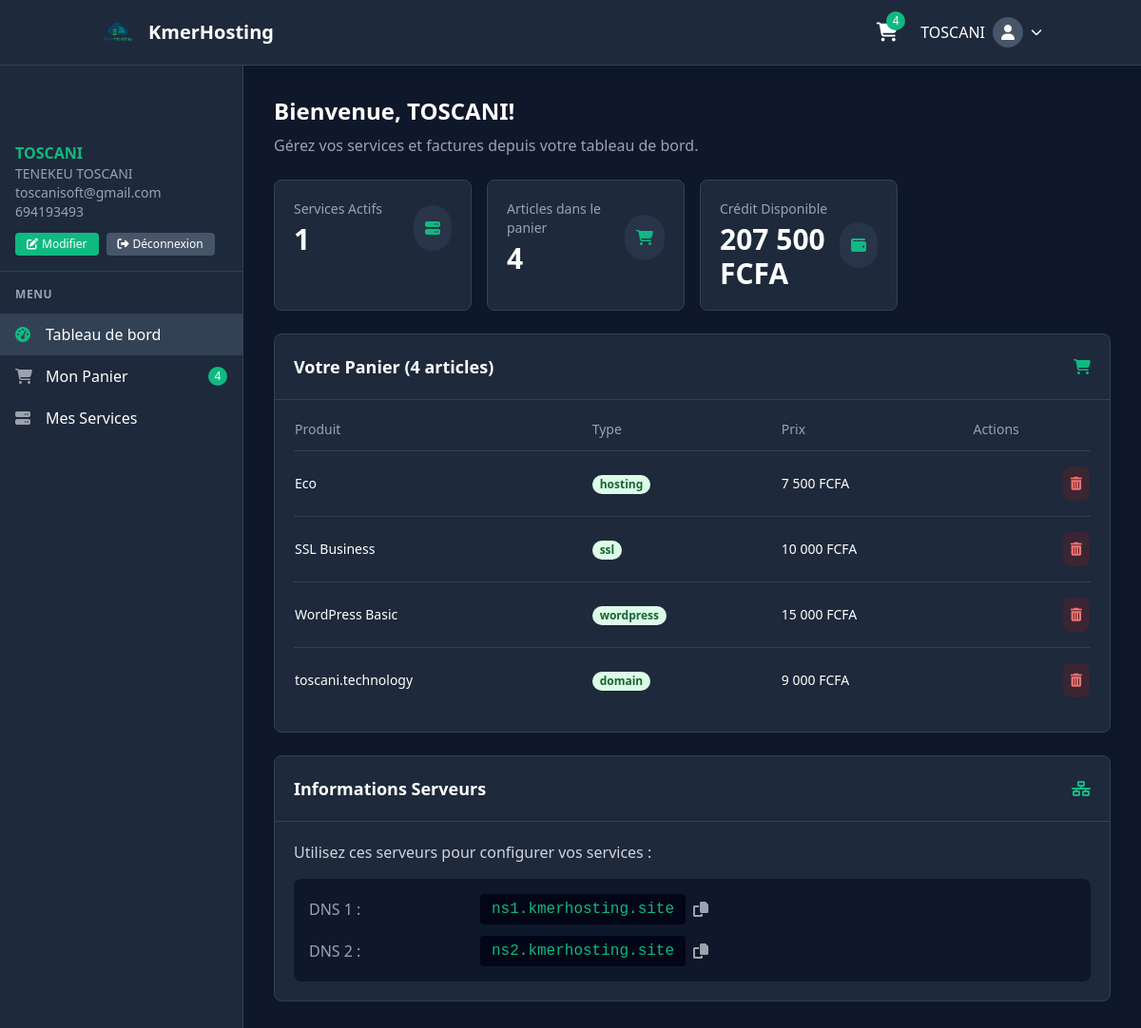
The app's page /customers/dashboard.php (signed in), older data.
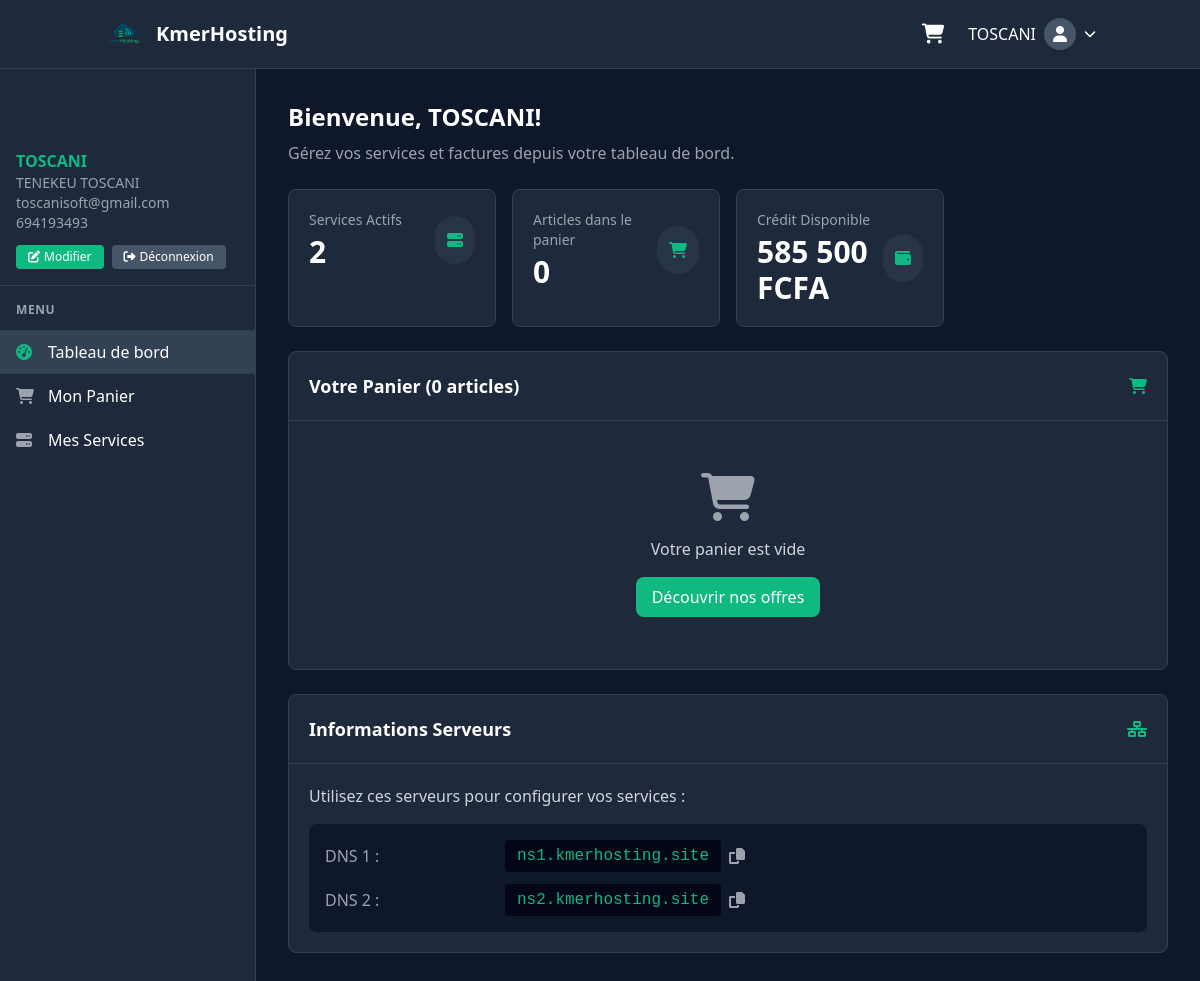
The same page, newer data.
### tables this page shows
CREATE TABLE IF NOT EXISTS `credit` (
  `id` int(11) NOT NULL AUTO_INCREMENT,
  `user_id` int(11) NOT NULL,
  `amount` decimal(10,2) NOT NULL DEFAULT '500.00',
  `last_updated` timestamp NOT NULL DEFAULT CURRENT_TIMESTAMP ON UPDATE CURRENT_TIMESTAMP,
  PRIMARY KEY (`id`),
  UNIQUE KEY `user_id` (`user_id`)
);

CREATE TABLE IF NOT EXISTS `cart` (
  `id` int(11) NOT NULL AUTO_INCREMENT,
  `user_id` int(11) NOT NULL,
  `product_type` varchar(50) NOT NULL,
  `product_id` varchar(50) NOT NULL,
  `quantity` int(11) NOT NULL DEFAULT '1',
  `custom_domain` varchar(255) DEFAULT NULL,
  `added_at` datetime NOT NULL,
  `updated_at` datetime DEFAULT NULL,
  PRIMARY KEY (`id`),
  KEY `user_id` (`user_id`)
);

### backend/functions.php (called while the page is built, shortened)
<?php
require_once __DIR__ . '/config/db.php';
function getUserCredit($user_id) {
    global $conn;
    $sql = "SELECT amount FROM credit WHERE user_id = ?";
    $stmt = $conn->prepare($sql);
    $stmt->bind_param("i", $user_id);
    $stmt->execute();
    $result = $stmt->get_result();
    $row = $result->fetch_assoc();
    return floatval($row['amount']);
}
function getUserCartItems($user_id) {
    global $conn;
    $stmt = $conn->prepare("SELECT c.*,
            CASE
                WHEN c.product_type = 'hosting' THEN hp.name
                WHEN c.product_type = 'wordpress' THEN wp.name
                WHEN c.product_type = 'ssl' THEN sp.name
                WHEN c.product_type = 'domain' THEN c.custom_domain
                ELSE 'Produit inconnu'
            END as product_name,
            CASE
                WHEN c.product_type = 'hosting' THEN hp.price
                WHEN c.product_type = 'wordpress' THEN wp.price
                WHEN c.product_type = 'ssl' THEN sp.price
                WHEN c.product_type = 'domain' THEN 9000
                ELSE 0
            END as price
            FROM cart c
            LEFT JOIN hosting_packages hp ON c.product_type = 'hosting' AND c.product_id = hp.id
            LEFT JOIN wordpress_packages wp ON c.product_type = 'wordpress' AND c.product_id = wp.id
            LEFT JOIN ssl_packages sp ON c.product_type = 'ssl' AND REPLACE(c.product_id, 'ssl', '') = sp.id
            WHERE c.user_id = ?");
    $stmt->bind_param("i", $user_id);
    $stmt->execute();
    $result = $stmt->get_result();
    $cartItems = [];
    while ($row = $result->fetch_assoc()) {
        $cartItems[] = $row;
    }
    return $cartItems;
}
function getCurrentUser() {
    global $conn;
    $user_id = $_SESSION['user_id'];
    $stmt = $conn->prepare("SELECT * FROM users WHERE id = ?");
    $stmt->bind_param("i", $user_id);
    $stmt->execute();
    $result = $stmt->get_result();
    if ($result->num_rows > 0) {
        return $result->fetch_assoc();
    }
    return null;
}
function getCartItemCount($user_id) {
    global $conn;
    $sql = "SELECT COUNT(*) FROM cart WHERE user_id = ?";
    $stmt = $conn->prepare($sql);
    $stmt->bind_param("i", $user_id);
    $stmt->execute();
    $result = $stmt->get_result();
    $row = $result->fetch_row();
    return (int)$row[0];
}
function getUserServices($user_id) {
    global $conn;
    $sql = "SELECT us.*,
        CASE
            WHEN us.service_type = 'hosting' THEN hp.name
            WHEN us.service_type = 'wordpress' THEN wp.name
            WHEN us.service_type = 'ssl' THEN sp.name
            WHEN us.service_type = 'domain' THEN CONCAT('Domaine: ', us.domain_name)
            ELSE 'Service inconnu'
        END as service_name
        FROM user_services us
        LEFT JOIN hosting_packages hp ON us.service_type = 'hosting' AND us.service_id = hp.id
        LEFT JOIN wordpress_packages wp ON us.service_type = 'wordpress' AND us.service_id = wp.id
        LEFT JOIN ssl_packages sp ON us.service_type = 'ssl' AND us.service_id = sp.id
        WHERE us.user_id = ?
        ORDER BY us.expiry_date ASC";
    $stmt = $conn->prepare($sql);
    $stmt->bind_param("i", $user_id);
    $stmt->execute();
    $result = $stmt->get_result();
    $services = [];
    while ($row = $result->fetch_assoc()) {
        $services[] = $row;
    }
    return $services;
}
?>

### customers/dashboard.php (the view, shortened to what the changed rows need)
<?php
require_once '../backend/functions.php';
$currentUser = getCurrentUser();
$user_id = $_SESSION['user_id'];
$cartItems = getUserCartItems($user_id);
$cartCount = getCartItemCount($user_id);
$userServices = getUserServices($user_id);
$userCredit = getUserCredit($user_id);
?>
<!DOCTYPE html>
<html lang="fr">
<head>
    <script src="https://cdn.tailwindcss.com"></script>
    <link rel="stylesheet" href="https://cdnjs.cloudflare.com/ajax/libs/font-awesome/6.4.0/css/all.min.css">
</head>
<body class="bg-dark-900 text-white">
    <header class="bg-dark-800 border-b border-dark-700">
        <div class="container mx-auto px-4 py-3 flex items-center justify-between">
            <div class="flex items-center space-x-4">
                <a href="cart.php" class="text-white hover:text-kmergreen-light relative p-2">
                    <i class="fas fa-shopping-cart text-xl"></i>
                    <?php if ($cartCount > 0): ?>
                    <span class="absolute top-0 right-0 bg-kmergreen text-white text-xs rounded-full h-5 w-5 flex items-center justify-center">
                        <?php echo $cartCount; ?>
                    </span>
                    <?php endif; ?>
                </a>
            </div>
        </div>
    </header>
    <div class="flex">
        <aside id="sidebar" class="fixed inset-y-0 left-0 transform -translate-x-full lg:translate-x-0 z-50 w-64 bg-dark-800 border-r border-dark-700 pt-16 transition-transform duration-300 ease-in-out lg:static lg:w-64">
            <div class="h-full overflow-y-auto scrollbar-thin">
                <nav class="mt-4">
                    <ul>
                        <li>
                            <a href="cart.php" class="flex items-center px-4 py-2.5 text-white hover:bg-dark-700">
                                <i class="fas fa-shopping-cart w-5 mr-3 text-gray-400"></i>
                                <span>Mon Panier</span>
                                <?php if ($cartCount > 0): ?>
                                <span class="ml-auto bg-kmergreen text-white text-xs rounded-full h-5 w-5 flex items-center justify-center">
                                    <?php echo $cartCount; ?>
                                </span>
                                <?php endif; ?>
                            </a>
                        </li>
                    </ul>
                </nav>
            </div>
        </aside>
        <main class="flex-1 p-4 lg:p-8 pt-4 pb-8 overflow-x-hidden">
            <div class="max-w-7xl mx-auto">
                <div class="mb-6">
                    <h1 class="text-2xl font-bold text-white mb-2">Bienvenue, <?php echo htmlspecialchars($currentUser['username']); ?>!</h1>
                </div>
                <div class="grid grid-cols-1 sm:grid-cols-2 lg:grid-cols-4 gap-4 mb-6">
                    <div class="bg-dark-800 rounded-lg p-5 border border-dark-700 hover:border-kmergreen transition-colors">
                        <div class="flex items-center justify-between">
                            <div>
                                <p class="text-gray-400 text-sm">Services Actifs</p>
                                <h3 class="text-3xl font-bold text-white mt-1"><?php echo count($userServices); ?></h3>
                            </div>
                        </div>
                    </div>
                    <div class="bg-dark-800 rounded-lg p-5 border border-dark-700 hover:border-kmergreen transition-colors">
                        <div class="flex items-center justify-between">
                            <div>
                                <p class="text-gray-400 text-sm">Articles dans le panier</p>
                                <h3 class="text-3xl font-bold text-white mt-1"><?php echo $cartCount; ?></h3>
                            </div>
                        </div>
                    </div>
                    <div class="bg-dark-800 rounded-lg p-5 border border-dark-700 hover:border-kmergreen transition-colors">
                        <div class="flex items-center justify-between">
                            <div>
                                <p class="text-gray-400 text-sm">Crédit Disponible</p>
                                <h3 class="text-3xl font-bold text-white mt-1"><?php echo number_format($userCredit, 0, ',', ' '); ?> FCFA</h3>
                            </div>
                        </div>
                    </div>
                </div>
                <div class="bg-dark-800 rounded-lg border border-dark-700 mb-6">
                    <div class="p-5 border-b border-dark-700 flex justify-between items-center">
                        <h2 class="text-lg font-semibold text-white">Votre Panier (<?php echo $cartCount; ?> articles)</h2>
                        <i class="fas fa-shopping-cart text-kmergreen"></i>
                    </div>
                    <div class="p-5">
                        <?php if (empty($cartItems)): ?>
                            <div class="text-center py-8">
                                <div class="text-gray-400 text-5xl mb-4">
                                    <i class="fas fa-shopping-cart"></i>
                                </div>
                                <p class="text-gray-300 mb-4">Votre panier est vide</p>
                                <a href="../index.php#packages" class="inline-block bg-kmergreen hover:bg-kmergreen-dark text-white font-medium py-2 px-4 rounded-lg transition duration-300">
                                    Découvrir nos offres
                                </a>
                            </div>
                        <?php else: ?>
                            <div class="overflow-x-auto">
                                <table class="w-full">
                                    <thead>
                                        <tr class="text-left text-gray-400 text-sm">
                                            <th class="pb-3 font-medium">Produit</th>
                                            <th class="pb-3 font-medium">Type</th>
                                            <th class="pb-3 font-medium">Prix</th>
                                            <th class="pb-3 font-medium">Actions</th>
                                        </tr>
                                    </thead>
                                    <tbody>
                                        <?php foreach ($cartItems as $item): ?>
                                            <tr class="border-t border-dark-700 text-sm">
                                                <td class="py-4">
                                                    <div class="font-medium text-white"><?php echo htmlspecialchars($item['product_name'] ?? 'Produit inconnu'); ?></div>
                                                </td>
                                                <td class="py-4">
                                                    <span class="px-2 inline-flex text-xs leading-5 font-semibold rounded-full bg-green-100 text-green-800">
                                                        <?php echo htmlspecialchars($item['product_type'] ?? ''); ?>
                                                    </span>
                                                </td>
                                                <td class="py-4 text-white"><?php echo number_format($item['price'] ?? 0, 0, ',', ' '); ?> FCFA</td>
                                                <td class="py-4 text-right">
                                                    <button onclick="removeFromCart(<?php echo $item['id']; ?>)" class="p-2 bg-red-900/30 hover:bg-red-800/50 text-red-400 rounded-lg transition-all duration-300 hover:scale-110 focus:outline-none focus:ring-2 focus:ring-red-500 focus:ring-opacity-50">
                                                        <i class="fas fa-trash-alt"></i>
                                                    </button>
                                                </td>
                                            </tr>
                                        <?php endforeach; ?>
                                    </tbody>
                                </table>
                            </div>
                        <?php endif; ?>
                    </div>
                </div>
                <div class="bg-dark-800 rounded-lg border border-dark-700 mb-6">
                    <div class="p-5 border-b border-dark-700 flex justify-between items-center">
                        <h2 class="text-lg font-semibold text-white">Informations Serveurs</h2>
                    </div>
                </div>
            </div>
        </main>
    </div>
</body>
</html>

Row changes from the older to the newer data that the page shows:
removed cart: product_name "Eco", product_type "hosting", price "7 500"
removed cart: product_name "SSL Business", product_type "ssl", price "10 000"
removed cart: product_name "WordPress Basic", product_type "wordpress", price "15 000"
removed cart: product_name "toscani.technology", product_type "domain", price "9 000"
changed credit: amount "207 500" → "585 500"
Text that changed along with them:
count($userServices): "1" → "2"
$cartCount: "4" → "0"
$cartCount: "4" → (not shown)
text no longer shown: "Produit Type Prix Actions"
text now shown: "Votre panier est vide Découvrir nos offres"
